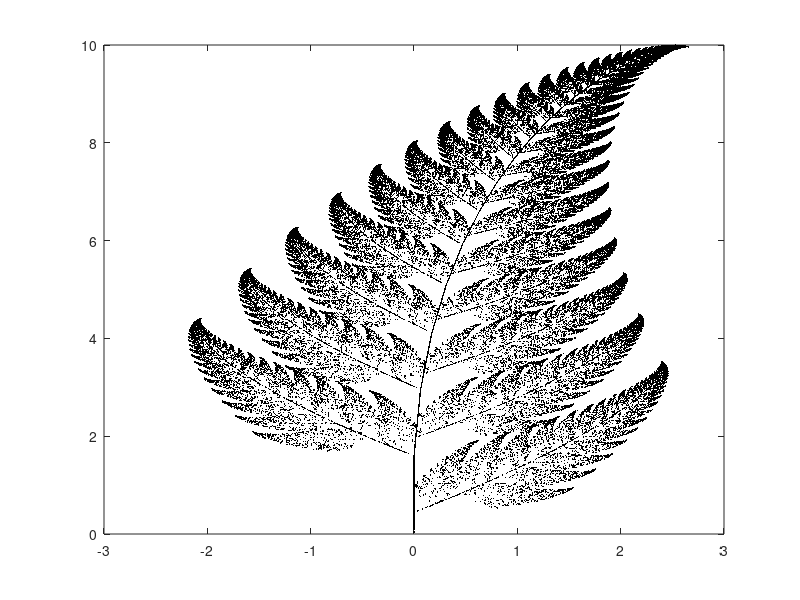

MATLAB code to generate this figure:
function helecho()
    N = 100000;

    function [P2] = trf(V, P)
        a=V(1);b=V(2);c=V(3);d=V(4);e=V(5);f=V(6);
        x=P(1);y=P(2);
        P2 = [a b; c d]*[x; y] + [e; f];
    end

    f1 = [0 0 0 0.16 0 0];
    f2 = [0.85 0.04 -0.04 0.85 0 1.6];
    f3 = [0.2 -0.26 0.23 0.22 0 1.6];
    f4 = [-0.15 0.28 0.26 0.24 0 0.44];
    
    z = [0, 0];
    
    Z = zeros(2, N+1);
    Z(:, 1) = z;
    
    for i=1:N
        p = rand();
        if(p<0.01)
            z = trf(f1, z);
        elseif(p<0.86)
            z = trf(f2, z);
        elseif(p<0.93)
            z = trf(f3, z);
        else
            z = trf(f4, z);
        end
        Z(:, i+1) = z;
    end
    
    plot(Z(1, :), Z(2, :), 'black.', 'MarkerSize', 1);
end